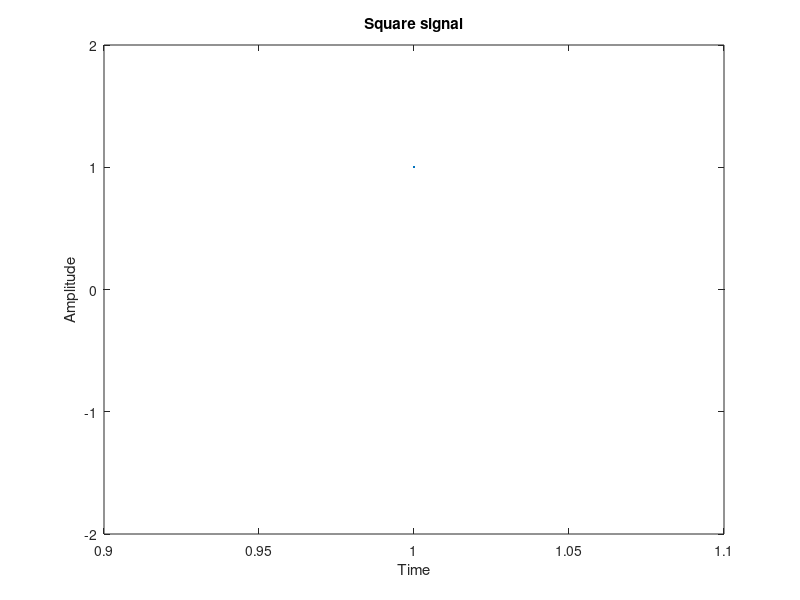

MATLAB code for this plot: (Note: this script raises an error after producing the figure.)
A = 1;
T = 100;

% Plot square signal

s = square(A, T);
plot(s)
ylim([-A-1, A + 1]);
ylabel("Amplitude");
xlabel("Time");
title("Square signal")
figure;

% Plot the spectrum of complex coefficients

kmax = 500;
k = 0:kmax;
coef = compute_complex_coef(kmax, A);
stem(k, abs(coef).^2);
%stem(k, abs(coef));
ylabel("Magnitude of Component");
xlabel("Frequency component(k)");
title("Fourier coefficients squared");
figure;


%Compute the RMS(epsilon_N)

N = 500;
find_N = 0;
integr = A^2;  % sum(abs(c_k).^2)
rms = zeros(1, N);

for i = 1:N
    for k = 1:i
        rms(i) = rms(i) + abs(coef(k))^2;
    end
    rms(i) = sqrt(integr - rms(i) * 2);

    % Find minimal N to a good signal reconstruction
    if(rms(i) < 0.05)
        if(find_N == 0)
            N_rms = i;
            find_N = 1;
        end
    end
end

% Plot RMS:

plot(1:1:N, rms);
ylim([0, 1]);
ylabel('RMS(e_N)');
title("Plot RMS of e_N");
figure;

semilogy(1:1:N, rms);
title("Semilogy RMS of e_N");
ylabel('RMS(e_N)');
figure;

loglog(1:1:N, rms);
title("LogLog RMS of e_N");
ylabel('RMS(e_N)');


%%Signal Reconstruction using rms(e_N)

% Calculate the complex coefficients

k = -N_rms:N_rms;
coef1 = compute_complex_coef_neg_poz(N_rms, A);

% Build the reconstruct signal:

s_N = zeros(1, T);
t = 0:1:T;
for i = 1:T
    s_N(i) = sum(coef1.*exp(1j *(2*pi*k*i) / T));
end

% Plot signal reconstruction:

figure;
plot(real(s_N));
title("Signal Reconstruction using N_rms = 164");
xlim([1, T]);